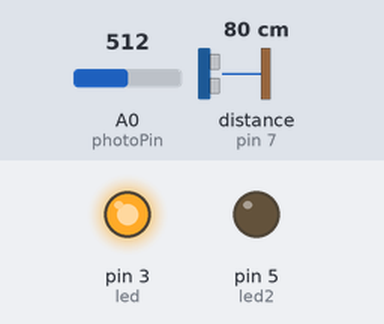
The sketch below on a simulated Arduino Uno, built with avr-gcc and run on an emulated ATmega328P. Shown: output pins drawn as LEDs (lit = HIGH). Wiring (inferred from the names in the program): ultrasonic range finder: trigger pin 8; echo pin 7. The test bench sets the inputs (shaded band); at power-on: distance to the obstacle (sensor on pin 7) 80 cm, A0 (photoPin) = 512. The echo pulse lasts 58.3 µs per cm; pins used as bus, display or sensor lines are not drawn.

Above: at 1.2 s.
1.3 s: distance to the obstacle (sensor on pin 7) set to 12 cm
2.8 s: distance to the obstacle (sensor on pin 7) set to 9 cm
At 3.9 s:
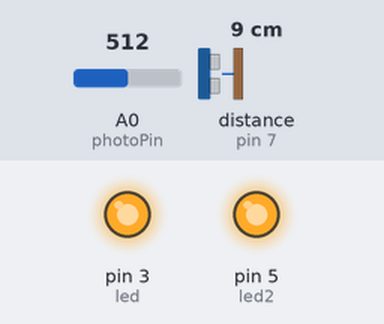
4.3 s: A0 (photoPin) set to 33
5.8 s: A0 (photoPin) set to 28
At 6.1 s:
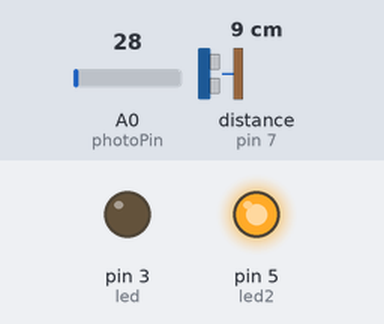
7.3 s: distance to the obstacle (sensor on pin 7) set to 18 cm
At 8.5 s:
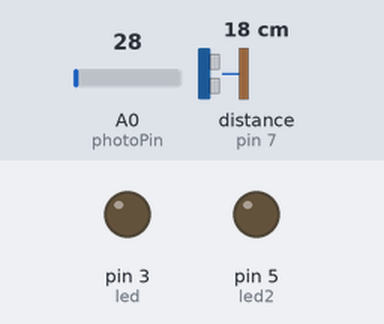
8.8 s: distance to the obstacle (sensor on pin 7) set to 2 cm
At 9.6 s:
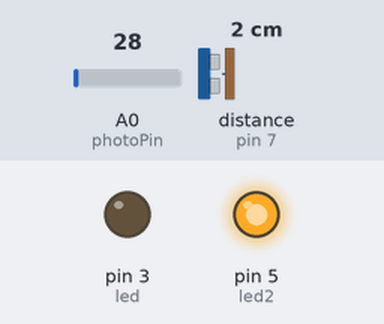
Timing chart, 0 to 11.3 s (numbered marks = the images above; inputs shaded):
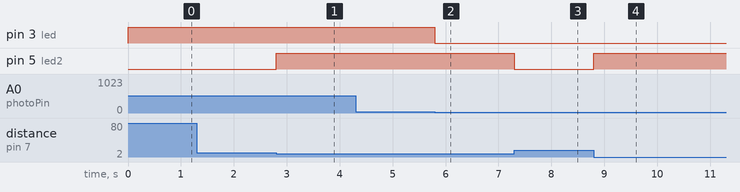

The sketch:

Final_Project.ino
```cpp
/* ==========================================================
Project : Photocell that turns light off, if competely covered
Author: ScottC
Created: 25th June 2011
Description: This sketch will make the arduino read Photo resistor
             values on analog pin A0. The analog readings will
             be dependent on the amount of light reaching the
             sensor. The Analog readings will be sent to the
             computer via the USB cable using Serial communication.
==============================================================
*/

#define echoPin 7 // Echo Pin
#define trigPin 8 // Trigger Pin

int maximumRange = 10; // Maximum range needed
int minimumRange = 0; // Minimum range needed
long duration, distance; // Duration used to calculate distance

int photoPin = A0;
int lightLevel;

int led = 3;
int led2 = 5;

void setup() {
  pinMode(led, OUTPUT);
  pinMode(led2, OUTPUT);
  Serial.begin(9600);
  pinMode(trigPin, OUTPUT);
  pinMode(echoPin, INPUT);
}

void loop(){
 // trigPin/echoPin cycle is used to determine the
 // distance of the nearest object by bouncing soundwaves off of it.
 digitalWrite(trigPin, LOW);
 delayMicroseconds(2);
 digitalWrite(trigPin, HIGH);
 delayMicroseconds(10);
 digitalWrite(trigPin, LOW);
 duration = pulseIn(echoPin, HIGH);
 //Calculate the distance (in cm) based on the speed of sound.
 distance = duration/58.2;

// if/else for the ultrasonic sensor to detect if an object is within range.
// light turns on if object is within range
 if (distance >= maximumRange || distance <= minimumRange)
 {
 /* Send a negative number to computer and Turn LED ON
 to indicate "out of range" */
 // Serial.println("-1");
 digitalWrite(led2, LOW);
 }
 else
 {
 /* Send the distance to the computer using Serial protocol, and
 turn LED OFF to indicate successful reading. */
 // Serial.println(distance);
 digitalWrite(led2, HIGH);
 }

 // reading from photocell
 lightLevel=analogRead(photoPin);
 // Serial.println(lightLevel);

 // threshold for photocell sensitivity.
 if (lightLevel > 30)
 {
  analogWrite(led, 255);
 }
 else
 {
  analogWrite(led, 0);
 }
}
```

Measured:
- the behaviour switches between 11 and 10 cm on distance to the obstacle (sensor on pin 7) (found by bisection; images 0 and 1)
- the behaviour switches between 31 and 30 on A0 (photoPin) (found by bisection; images 1 and 2)
- after the input at 1.3 s, every drawn part: stays the same
- after the input at 2.8 s, pin 5 (led2): LOW → HIGH at once
- after the input at 4.3 s, every drawn part: stays the same
- after the input at 5.8 s, pin 3 (led): HIGH → LOW at once
- after the input at 7.3 s, pin 5 (led2): HIGH → LOW at once
- after the input at 8.8 s, pin 5 (led2): LOW → HIGH at once
